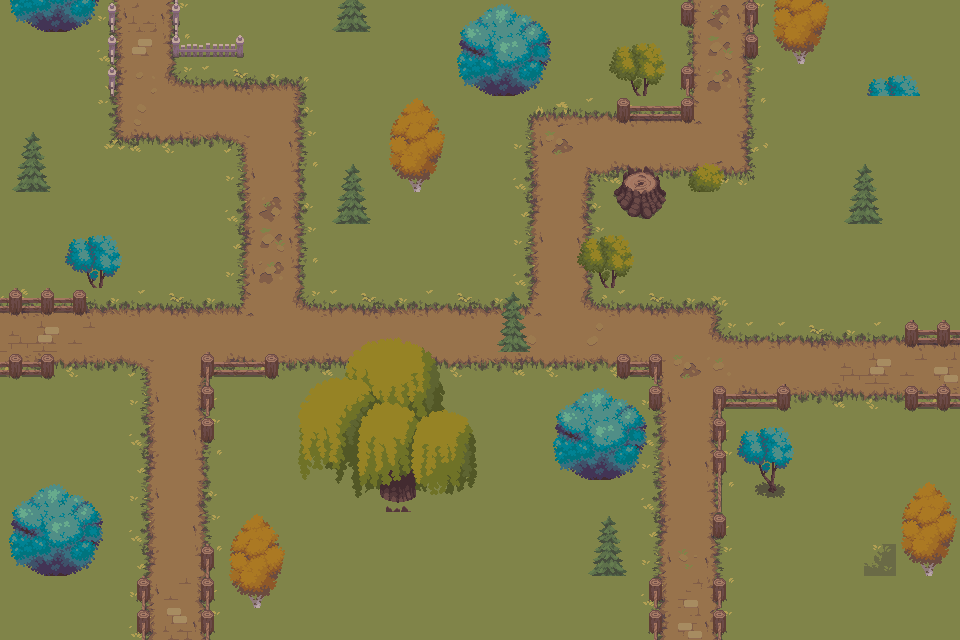

This game map was drawn from its Tiled (.tmx) file and the tilesets committed beside it. A one-line description and the trimmed map source follow:
An orthogonal 30x20 tile map with 32x32 px tiles, 3 tile layers (Ground, Fences, Above Player), 2 hidden layers not drawn, 5 tilesets and 59 objects (PlayerSpawn, Fence Collision, cinderreach, tidewrit_shallows , rootbound_wilds , ...).

<map version="1.10" tiledversion="1.12.2" orientation="orthogonal" renderorder="right-down" width="30" height="20" tilewidth="32" tileheight="32" infinite="0" nextlayerid="19" nextobjectid="70">
 <tileset firstgid="1" source="WaterTiles-6frames.tsx" />
 <tileset firstgid="1025" source="TileSet.tsx" />
 <tileset firstgid="5121" source="Props.tsx" />
 <tileset firstgid="6145" source="Trees_seperated.tsx" />
 <tileset firstgid="6485" source="Trees.tsx" />
 <layer id="6" name="Ground" width="30" height="20">
  <data>[600 cells, 600 non-empty, 54 distinct tile ids]</data>
 </layer>
 <layer id="7" name="skirting" width="30" height="20" visible="0">
  <data>[600 cells, 138 non-empty, 82 distinct tile ids]</data>
 </layer>
 <layer id="9" name="Trees" width="30" height="20" visible="0">
  <data>[600 cells, 201 non-empty, 72 distinct tile ids]</data>
 </layer>
 <layer id="10" name="Fences" width="30" height="20">
  <data>[600 cells, 47 non-empty, 19 distinct tile ids]</data>
 </layer>
 <layer id="13" name="Above Player" width="30" height="20">
  <data>[600 cells, 162 non-empty, 83 distinct tile ids]</data>
 </layer>
 <objectgroup id="15" name="spawns">
  <object id="45" name="PlayerSpawn" x="564" y="311">
   <point />
  </object>
 </objectgroup>
 <objectgroup id="11" name="Fence Collision">
  <object id="1" x="106.833" y="5.1667" width="9.33333" height="84" />
  <object id="2" x="174.667" y="0" width="5.33333" height="58.6667" />
  <object id="3" x="168" y="35.1667" width="78.6667" height="23.5" />
  <object id="4" x="-0.5" y="290" width="89" height="23" />
  <object id="5" x="-6.5" y="354.5" width="62" height="26.5" />
  <object id="6" x="199" y="351" width="14.5" height="87.5" />
  <object id="7" x="199" y="356" width="80" height="20.5" />
  <object id="8" x="137.5" y="574" width="13" height="70" />
  <object id="9" x="200" y="541.5" width="13.5" height="104" />
  <object id="10" x="648" y="578" width="13" height="64" />
  <object id="11" x="711.5" y="577.5" width="16" height="67.5" />
  <object id="12" x="713.5" y="387" width="13.5" height="155" />
  <object id="13" x="711" y="386.5" width="80.5" height="22" />
  <object id="14" x="617" y="353.5" width="46.5" height="24" />
  <object id="15" x="648.5" y="348.5" width="15.5" height="62" />
  <object id="16" x="902" y="321" width="62" height="20" />
  <object id="17" x="901.5" y="391" width="60.5" height="20" />
  <object id="18" x="678.5" y="68" width="15" height="49" />
  <object id="19" x="616.5" y="98" width="77.5" height="25.5" />
  <object id="20" x="681" y="-3.5" width="15" height="29.5" />
  <object id="21" name="Fence Collision" x="747.5" y="-7" width="10" height="67" />
 </objectgroup>
 <objectgroup id="14" name="Tree collision">
  <object id="22" x="325" y="33.5" width="54" height="63" />
  <object id="23" x="471.5" y="95" width="69" height="48.5" />
  <object id="24" x="388.5" y="191" width="54" height="32.5" />
  <object id="26" x="325.5" y="225" width="55.5" height="62.5" />
  <object id="27" x="591.5" y="279.5" width="35.5" height="30" />
  <object id="28" x="680.5" y="191" width="39.5" height="32" />
  <object id="29" x="774.5" y="62.5" width="51.5" height="36.5" />
  <object id="30" x="882.5" y="126.5" width="34.5" height="26" />
  <object id="31" x="841" y="222.5" width="51" height="65" />
  <object id="33" x="750.5" y="475.5" width="39" height="25" />
  <object id="34" x="901.5" y="575.5" width="47.5" height="31.5" />
  <object id="35" x="582.5" y="574.5" width="50" height="63.5" />
  <object id="36" x="567.5" y="479.5" width="70" height="48.5" />
  <object id="38" x="369" y="460" width="59" height="68" />
  <object id="39" x="233" y="604.5" width="47" height="34.5" />
  <object id="40" x="26" y="576" width="66.5" height="45" />
  <object id="42" x="6" y="190.5" width="57.5" height="66.5" />
  <object id="43" x="80.5" y="282.5" width="35.5" height="25" />
  <object id="44" x="492" y="355.5" width="44.5" height="59.5" />
 </objectgroup>
 <objectgroup id="17" name="Portals">
  <object id="51" name="cinderreach" x="945" y="380">
   <point />
  </object>
  <object id="52" x="686" y="622">
   <point />
  </object>
  <object id="53" name="tidewrit_shallows " x="686" y="622">
   <point />
  </object>
  <object id="54" name="rootbound_wilds " x="179" y="619">
   <point />
  </object>
  <object id="55" name="unread_margins" x="724" y="37">
   <point />
  </object>
  <object id="56" name="radiant_archive" x="141" y="37">
   <point />
  </object>
  <object id="57" name="stormrun_reaches" x="18" y="347">
   <point />
  </object>
 </objectgroup>
 <objectgroup id="18" name="no encounter layer">
  <object id="58" x="122" y="8" width="45" height="125" />
  <object id="60" x="121" y="83" width="178" height="55" />
  <object id="61" x="239" y="82" width="62" height="271" />
  <object id="62" x="304" y="309" width="416" height="53" />
  <object id="63" x="-1" y="309" width="241" height="50" />
  <object id="64" x="150" y="344" width="50" height="298" />
  <object id="65" x="659" y="347" width="52" height="299" />
  <object id="66" x="706" y="340" width="267" height="50" />
  <object id="67" x="528" y="116" width="57" height="203" />
  <object id="68" x="561" y="114" width="187" height="58" />
  <object id="69" x="695" y="1" width="52" height="172" />
 </objectgroup>
</map>
